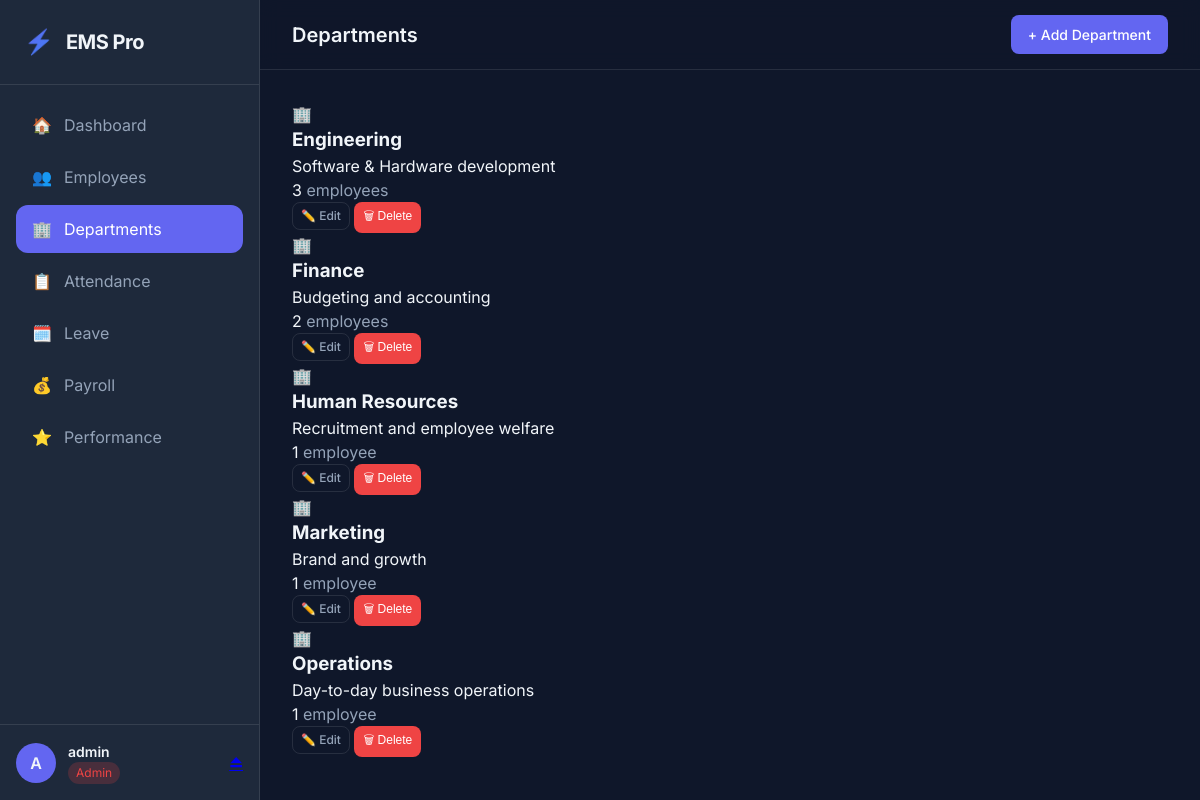
Screenshot of /departments/ (signed in) with the database file from the repository.
### app/models/models.py (models this page shows, shortened)
class User(UserMixin, db.Model):
    __tablename__ = "users"
    id            = db.Column(db.Integer, primary_key=True, autoincrement=True)
    username      = db.Column(db.String(50), unique=True, nullable=False)
    password_hash = db.Column(db.String(128), nullable=False)
    role          = db.Column(db.String(20), default=UserRole.EMPLOYEE.value)
    employee_id   = db.Column(db.Integer, db.ForeignKey("employees.id"), nullable=True)
    is_active     = db.Column(db.Boolean, default=True)
    last_login    = db.Column(db.DateTime, nullable=True)
    created_at    = db.Column(db.DateTime, default=datetime.utcnow)
    employee = db.relationship("Employee", back_populates="user")
    @property
    def is_admin(self) -> bool:
        return self.role == UserRole.ADMIN.value

class Department(db.Model):
    __tablename__ = "departments"
    id          = db.Column(db.Integer, primary_key=True, autoincrement=True)
    name        = db.Column(db.String(100), unique=True, nullable=False)
    description = db.Column(db.Text, default="")
    created_at  = db.Column(db.DateTime, default=datetime.utcnow)
    employees = db.relationship("Employee", back_populates="department", lazy="select")

### app/routes/departments.py (the view)
@departments_bp.route("/")
@login_required
def list_departments():
    departments = DepartmentService.get_employee_counts()
    return render_template("departments/list.html", departments=departments)

### app/services/department_service.py (called while the page is built)
    @staticmethod
    def get_employee_counts() -> list[dict]:
        depts = Department.query.all()
        result = []
        for d in depts:
            count = Employee.query.filter_by(department_id=d.id).count()
            result.append({
                "id":             d.id,
                "name":           d.name,
                "description":    d.description,
                "employee_count": count,
            })
        return sorted(result, key=lambda x: x["name"])

### app/templates/departments/list.html (shortened to what this page needs)
{% extends "base.html" %}
{% block page_title %}Departments{% endblock %}
{% block topbar_actions %}
  {% if current_user.is_admin %}
  <a href="{{ url_for('departments.new_department') }}" class="btn btn-primary btn-sm">+ Add Department</a>
  {% endif %}
{% endblock %}
{% block content %}
<div class="dept-grid">
  {% for dept in departments %}
  <div class="dept-card">
    <div class="dept-icon">🏢</div>
    <div class="dept-info">
      <h3 class="dept-name">{{ dept.name }}</h3>
      <p class="dept-desc">{{ dept.description or 'No description provided.' }}</p>
      <div class="dept-count">
        <span class="count-badge">{{ dept.employee_count }}</span>
        <span class="muted">employee{{ 's' if dept.employee_count != 1 }}</span>
      </div>
    </div>
    {% if current_user.is_admin %}
    <div class="dept-actions">
      <a href="{{ url_for('departments.edit_department', dept_id=dept.id) }}"
         class="btn btn-ghost btn-xs">✏️ Edit</a>
      <button class="btn btn-danger btn-xs"
              onclick="confirmDeptDelete({{ dept.id }}, '{{ dept.name }}', {{ dept.employee_count }})">
        🗑 Delete
      </button>
    </div>
    {% endif %}
  </div>
  {% else %}
  <div class="empty-state">
    <div class="empty-icon">🏢</div>
    <p>No departments yet. <a href="{{ url_for('departments.new_department') }}">Create one</a>.</p>
  </div>
  {% endfor %}
</div>
{% endblock %}

### app/templates/base.html (shortened to what this page needs)
<!DOCTYPE html>
<html lang="en">
<head>
  <link rel="stylesheet" href="{{ url_for('static', filename='css/main.css') }}"/>
</head>
<body class="{% if not current_user.is_authenticated %}auth-page{% endif %}">
{% if current_user.is_authenticated %}
<aside class="sidebar" id="sidebar">
  <div class="sidebar-brand">
    <div class="brand-icon">⚡</div>
    <span class="brand-text">EMS Pro</span>
  </div>
  <nav class="sidebar-nav">
    <a href="{{ url_for('dashboard.index') }}"
       class="nav-item {% if request.endpoint == 'dashboard.index' %}active{% endif %}">
      <span class="nav-icon">🏠</span><span class="nav-label">Dashboard</span>
    </a>
    <a href="{{ url_for('employees.list_employees') }}"
       class="nav-item {% if 'employees' in request.endpoint %}active{% endif %}">
      <span class="nav-icon">👥</span><span class="nav-label">Employees</span>
    </a>
    {% if current_user.is_admin %}
    <a href="{{ url_for('departments.list_departments') }}"
       class="nav-item {% if 'departments' in request.endpoint %}active{% endif %}">
      <span class="nav-icon">🏢</span><span class="nav-label">Departments</span>
    </a>
    {% endif %}
    <a href="{{ url_for('attendance.list_attendance') }}"
       class="nav-item {% if 'attendance' in request.endpoint %}active{% endif %}">
      <span class="nav-icon">📋</span><span class="nav-label">Attendance</span>
    </a>
    <a href="{{ url_for('leave.list_leave') }}"
       class="nav-item {% if 'leave' in request.endpoint %}active{% endif %}">
      <span class="nav-icon">🗓️</span><span class="nav-label">Leave</span>
    </a>
    <a href="{{ url_for('payroll.list_payroll') }}"
       class="nav-item {% if 'payroll' in request.endpoint %}active{% endif %}">
      <span class="nav-icon">💰</span><span class="nav-label">Payroll</span>
    </a>
    <a href="{{ url_for('performance.list_performance') }}"
       class="nav-item {% if 'performance' in request.endpoint %}active{% endif %}">
      <span class="nav-icon">⭐</span><span class="nav-label">Performance</span>
    </a>
  </nav>
  <div class="sidebar-footer">
    <div class="user-info">
      <div class="user-avatar">{{ current_user.username[0].upper() }}</div>
      <div class="user-details">
        <span class="user-name">{{ current_user.username }}</span>
        <span class="user-role badge-{{ 'admin' if current_user.is_admin else 'emp' }}">
          {{ current_user.role | capitalize }}
        </span>
      </div>
    </div>
    <a href="{{ url_for('auth.logout') }}" class="logout-btn" title="Logout">⏏</a>
  </div>
</aside>
<div class="main-wrapper">
  <header class="topbar">
    <div class="topbar-title">{% block page_title %}{% endblock %}</div>
    <div class="topbar-actions">{% block topbar_actions %}{% endblock %}</div>
  </header>
  <main class="content">
    {% block content %}{% endblock %}
  </main>
</div>
{% else %}
  {% block auth_content %}{% endblock %}
{% endif %}
</body>
</html>

### app/static/css/main.css (style rules this page uses)
:root { --primary: #6366f1; --primary-hover: #4f46e5; --secondary: #64748b; --success: #10b981; --warning: #f59e0b; --danger: #ef4444; --info: #3b82f6; --bg-main: #0f172a; --bg-card: rgba(30, 41, 59, 0.7); --bg-sidebar: #1e293b; --bg-topbar: rgba(15, 23, 42, 0.8); --text-main: #f1f5f9; --text-muted: #94a3b8; --text-on-primary: #ffffff; --border-color: rgba(255, 255, 255, 0.1); --border-glass: rgba(255, 255, 255, 0.05); --sidebar-width: 260px; --topbar-height: 70px; --border-radius: 12px; --transition: all 0.3s cubic-bezier(0.4, 0, 0.2, 1); --shadow: 0 10px 15px -3px rgba(0, 0, 0, 0.1), 0 4px 6px -2px rgba(0, 0, 0, 0.05); --shadow-lg: 0 20px 25px -5px rgba(0, 0, 0, 0.1), 0 10px 10px -5px rgba(0, 0, 0, 0.04); }
* { margin: 0; padding: 0; box-sizing: border-box; }
body { font-family: 'Inter', -apple-system, sans-serif; background-color: var(--bg-main); color: var(--text-main); line-height: 1.5; overflow-x: hidden; }
.main-wrapper { margin-left: var(--sidebar-width); min-height: 100vh; transition: var(--transition); display: flex; flex-direction: column; }
.content { padding: 2rem; flex: 1; }
.sidebar { position: fixed; top: 0; left: 0; width: var(--sidebar-width); height: 100vh; background-color: var(--bg-sidebar); border-right: 1px solid var(--border-color); display: flex; flex-direction: column; z-index: 1000; transition: var(--transition); }
.sidebar-brand { padding: 1.5rem; display: flex; align-items: center; gap: 0.75rem; border-bottom: 1px solid var(--border-color); }
.brand-icon { font-size: 1.5rem; background: linear-gradient(135deg, var(--primary), var(--info)); -webkit-background-clip: text; -webkit-text-fill-color: transparent; }
.brand-text { font-weight: 700; font-size: 1.25rem; letter-spacing: -0.025em; }
.sidebar-nav { flex: 1; padding: 1rem; overflow-y: auto; }
.nav-item { display: flex; align-items: center; gap: 0.75rem; padding: 0.75rem 1rem; color: var(--text-muted); text-decoration: none; border-radius: var(--border-radius); margin-bottom: 0.25rem; transition: var(--transition); }
.nav-item:hover, .nav-item.active { background-color: rgba(99, 102, 241, 0.1); color: var(--primary); }
.nav-item.active { background-color: var(--primary); color: var(--text-on-primary); }
.sidebar-footer { padding: 1rem; border-top: 1px solid var(--border-color); display: flex; align-items: center; justify-content: space-between; }
.user-info { display: flex; align-items: center; gap: 0.75rem; }
.user-avatar { width: 40px; height: 40px; background-color: var(--primary); border-radius: 50%; display: flex; align-items: center; justify-content: center; font-weight: 600; }
.user-details { display: flex; flex-direction: column; }
.user-name { font-size: 0.875rem; font-weight: 600; }
.user-role { font-size: 0.75rem; padding: 2px 8px; border-radius: 20px; }
.badge-admin { background-color: rgba(239, 68, 68, 0.2); color: var(--danger); }
.topbar { height: var(--topbar-height); background-color: var(--bg-topbar); backdrop-filter: blur(10px); border-bottom: 1px solid var(--border-color); display: flex; align-items: center; justify-content: space-between; padding: 0 2rem; position: sticky; top: 0; z-index: 900; }
.topbar-title { font-size: 1.25rem; font-weight: 600; }
.btn { display: inline-flex; align-items: center; justify-content: center; gap: 0.5rem; padding: 0.5rem 1.25rem; border-radius: 8px; font-weight: 500; cursor: pointer; transition: var(--transition); border: 1px solid transparent; text-decoration: none; font-size: 0.875rem; }
.btn-primary { background-color: var(--primary); color: white; }
.btn-danger { background-color: var(--danger); color: white; }
.btn-ghost { background: transparent; color: var(--text-muted); border-color: var(--border-color); }
.btn-xs { padding: 4px 8px; font-size: 0.75rem; }
.btn-sm { padding: 8px 16px; }
.muted { color: var(--text-muted); }

### rows the page displays
User: username "A", username "admin", role "Admin"
Department: name "Engineering", description "Software & Hardware development", employee_count "3", employee_count "s"
Department: name "Finance", description "Budgeting and accounting", employee_count "2", employee_count "s"
Department: name "Human Resources", description "Recruitment and employee welfare", employee_count "1"
Department: name "Marketing", description "Brand and growth", employee_count "1"
Department: name "Operations", description "Day-to-day business operations", employee_count "1"
